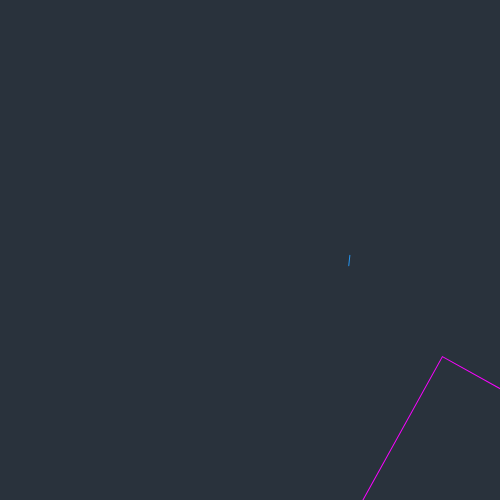
Frame 1 (no input)
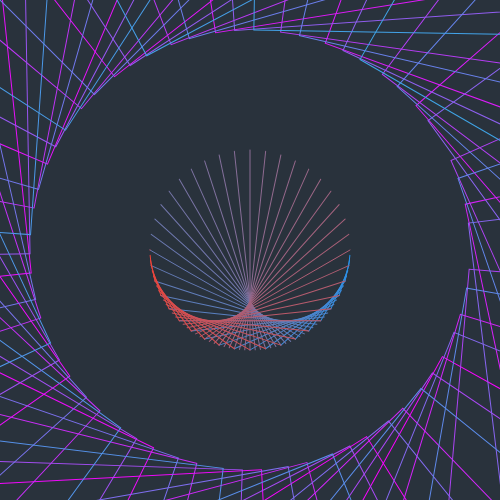
Frame 60 (no input)
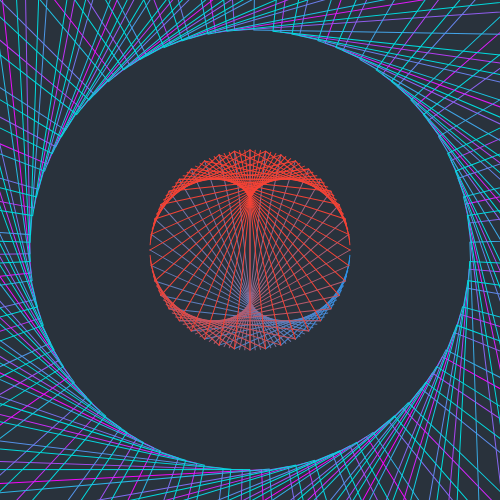
Frame 120 (the mouse pressed at the canvas centre since frame 60)

The p5.js sketch that drew these frames (run headless with seeded random() and noise() and a simulated clock; from frame 60 on, the mouse is pressed at the canvas centre):

// p5.js sketch
// ── sketch.js
function setup() {
  createCanvas(500, 500);
  background('#29323c');
  angleMode(DEGREES);
  frameRate(60)
  }

function draw() {

  translate(width/2,height/2);
  stroke(lerpColor(color('#2196f3'), color('#f44336'), frameCount/60));
  rotate(frameCount*9);
  line(100,0,100*cos(frameCount*6),-100*sin(frameCount*6));
  
  noFill();
  
  rotate(frameCount*20);
  stroke(lerpColor(color('#fc00ff'), color('#00dbde'), frameCount/80));
  rect(220,0,300,500);
  if (frameCount == 60) {
    noLoop();
  }

}
